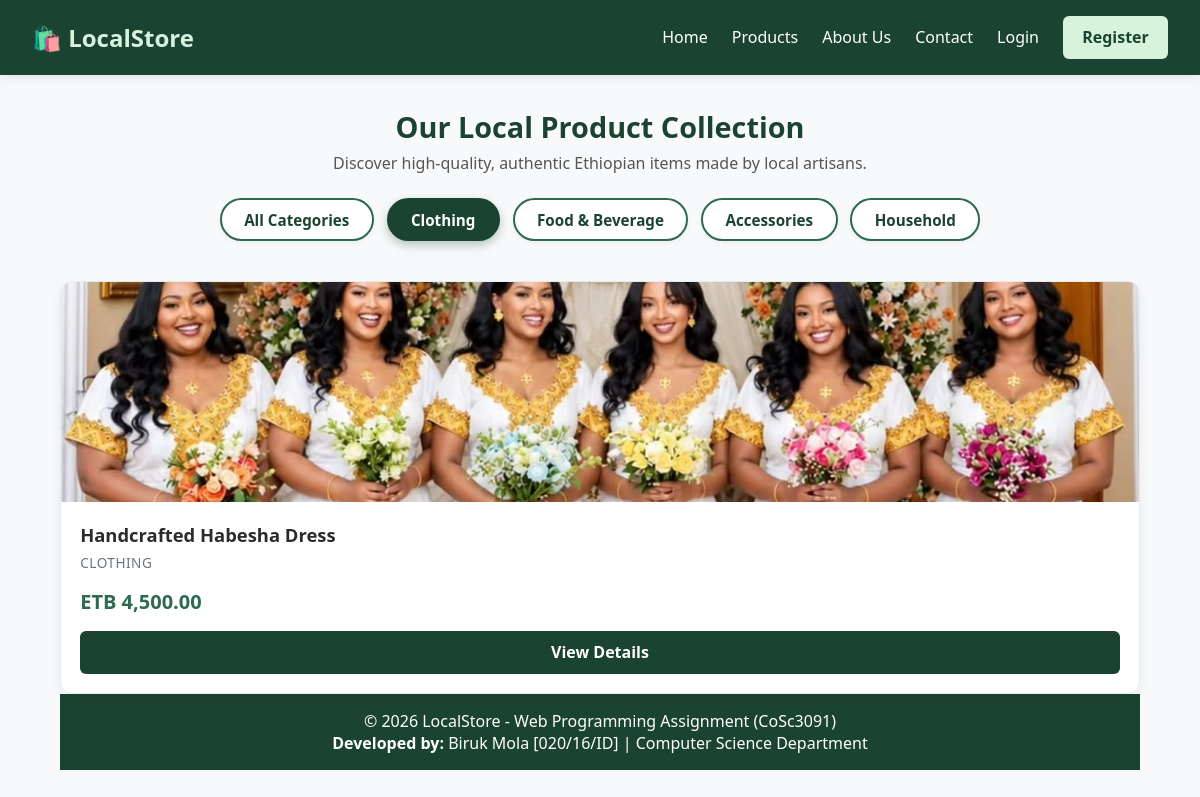
Screenshot of /products.php?category=Clothing with the database file from the repository.
### tables this page shows
CREATE TABLE `products` (
  `id` int(11) NOT NULL,
  `title` varchar(150) NOT NULL,
  `description` text NOT NULL,
  `price` decimal(10,2) NOT NULL,
  `category` varchar(50) NOT NULL,
  `image_url` varchar(255) DEFAULT 'default_product.jpg',
  `created_at` timestamp NOT NULL DEFAULT current_timestamp()
);

### products.php (the view)
<?php
require_once 'db.php';
require_once 'header.php';
$category = isset($_GET['category']) ? trim($_GET['category']) : '';
try {
    if (!empty($category)) {
        $stmt = $pdo->prepare("SELECT * FROM products WHERE category = :category ORDER BY id DESC");
        $stmt->execute(['category' => $category]);
    } else {
        $stmt = $pdo->query("SELECT * FROM products ORDER BY id DESC");
    }
    $products = $stmt->fetchAll();
    $catStmt = $pdo->query("SELECT DISTINCT category FROM products");
    $categories = $catStmt->fetchAll(PDO::FETCH_COLUMN);
} catch (PDOException $e) {
    $products = [];
    $categories = [];
}
?>
<div class="products-header">
    <h2>Our Local Product Collection</h2>
    <p>Discover high-quality, authentic Ethiopian items made by local artisans.</p>
</div>
<div class="category-filter-section">
    <div class="category-filter">
        <a href="products.php" class="filter-btn <?= empty($category) ? 'active' : '' ?>">All Categories</a>
        <?php foreach ($categories as $cat): ?>
            <a href="products.php?category=<?= urlencode($cat) ?>" class="filter-btn <?= $category === $cat ? 'active' : '' ?>">
                <?= htmlspecialchars($cat) ?>
            </a>
        <?php endforeach; ?>
    </div>
</div>
<div class="product-grid">
    <?php if (!empty($products)): ?>
        <?php foreach ($products as $product): ?>
            <div class="product-card">
                <img src="images/<?= htmlspecialchars($product['image_url']); ?>" alt="<?= htmlspecialchars($product['title']); ?>" class="product-img">
                <div class="product-info">
                    <h3><?= htmlspecialchars($product['title']); ?></h3>
                    <p class="category"><?= htmlspecialchars($product['category']); ?></p>
                    <p class="price">ETB <?= number_format($product['price'], 2); ?></p>
                    <a href="product_details.php?id=<?= $product['id']; ?>" class="btn-secondary">View Details</a>
                </div>
            </div>
        <?php endforeach; ?>
    <?php else: ?>
        <p>No products found in this category.</p>
    <?php endif; ?>
</div>
<?php require_once 'footer.php'; ?>

### css/style.css (style rules this page uses)
* { box-sizing: border-box; margin: 0; padding: 0; font-family: 'Segoe UI', Tahoma, Geneva, Verdana, sans-serif; }
body { background-color: #f8f9fa; color: #333; display: flex; flex-direction: column; min-height: 100vh; }
.products-header { text-align: center; margin-bottom: 1.5rem; }
.products-header h2 { color: #1b4332; font-size: 1.8rem; margin-bottom: 0.4rem; }
.products-header p { color: #555; font-size: 1rem; }
.category-filter-section { margin: 1.5rem 0 2.5rem 0; text-align: center; }
.category-filter { display: flex; justify-content: center; align-items: center; gap: 0.8rem; flex-wrap: wrap; }
.filter-btn { display: inline-block; padding: 0.6rem 1.4rem; background-color: #ffffff; color: #1b4332; border: 2px solid #2d6a4f; border-radius: 25px; font-weight: 600; font-size: 0.95rem; text-decoration: none; transition: all 0.3s ease; box-shadow: 0 2px 5px rgba(0,0,0,0.05); }
.filter-btn.active { background-color: #1b4332; color: #ffffff; border-color: #1b4332; box-shadow: 0 4px 10px rgba(27, 67, 50, 0.3); }
.product-grid { display: grid; grid-template-columns: repeat(auto-fit, minmax(280px, 1fr)); gap: 1.8rem; margin-top: 1rem; }
.product-card { background: white; border-radius: 12px; box-shadow: 0 4px 12px rgba(0,0,0,0.06); overflow: hidden; display: flex; flex-direction: column; transition: transform 0.3s ease, box-shadow 0.3s ease; border: 1px solid #e9ecef; }
.product-img { width: 100%; height: 220px; object-fit: cover; background-color: #e9ecef; }
.product-info { padding: 1.2rem; display: flex; flex-direction: column; flex: 1; }
.product-info h3 { margin-bottom: 0.4rem; color: #2b2b2b; font-size: 1.15rem; }
.product-info .category { font-size: 0.85rem; color: #6c757d; margin-bottom: 0.5rem; text-transform: uppercase; letter-spacing: 0.5px; }
.product-info .price { font-size: 1.25rem; font-weight: bold; color: #2d6a4f; margin: 0.5rem 0 1rem 0; }
.btn-primary, .btn-secondary, .btn-register, .btn-logout { display: inline-block; padding: 0.65rem 1.2rem; border-radius: 6px; text-decoration: none; text-align: center; cursor: pointer; font-weight: 600; transition: background-color 0.2s ease; }
.btn-secondary { background-color: #1b4332; color: white; border: none; }

### rows the page displays
products: image_url (picture), title "Handcrafted Habesha Dress", category "CLOTHING", price "4,500.00"

### other values shown
$cat "Clothing"
$cat "Food & Beverage"
$cat "Accessories"
$cat "Household"
